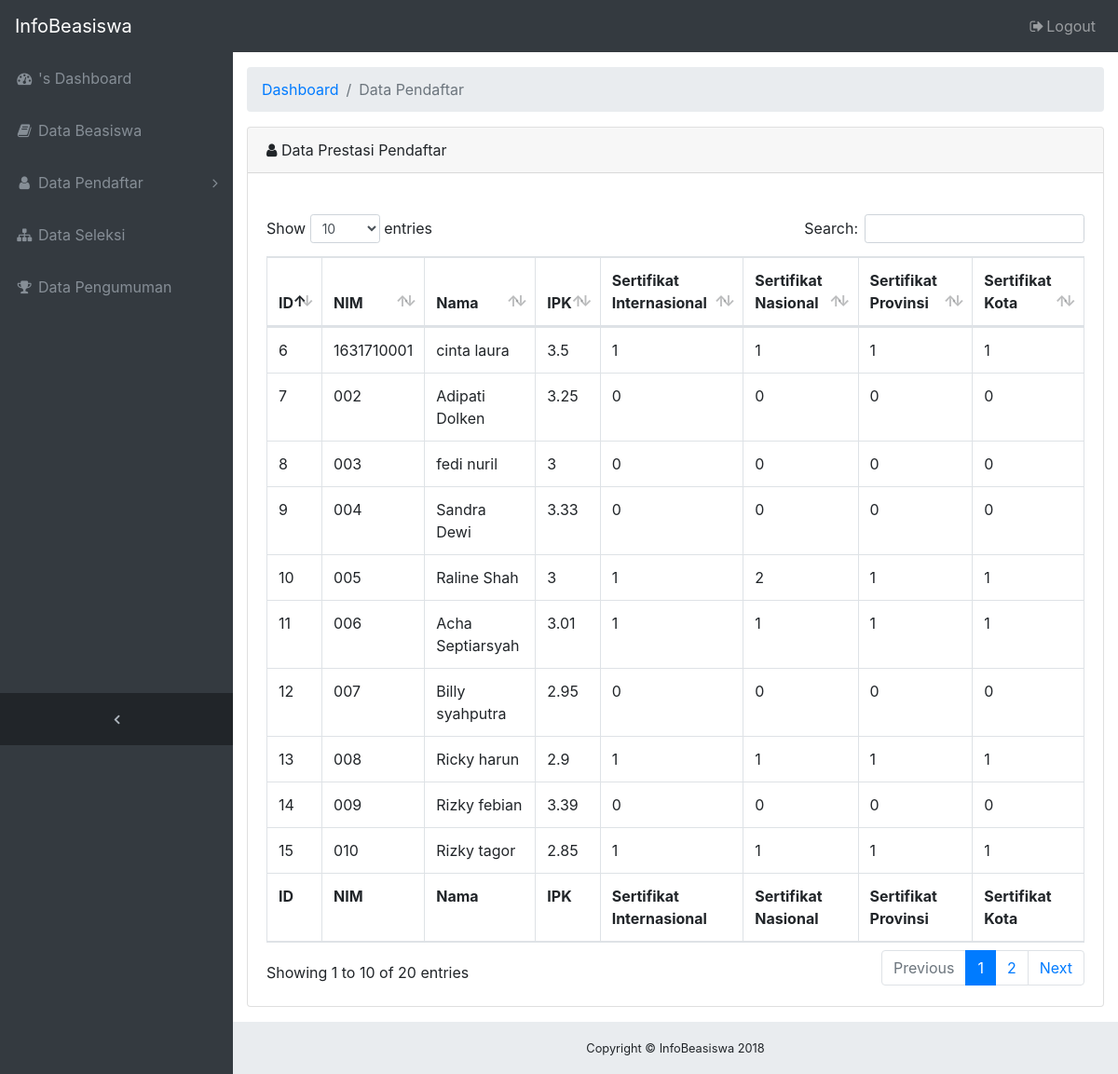
Screenshot of /index.php/pendaftar/prestasi with the database file from the repository.
### tables this page shows
CREATE TABLE `pendaftar` (
  `idDaftar` int(11) NOT NULL,
  `nim` varchar(15) NOT NULL,
  `nama` varchar(30) NOT NULL,
  `jurusan` varchar(30) NOT NULL,
  `jk` enum('Laki-laki','Perempuan','','') NOT NULL,
  `tempatLahir` varchar(20) NOT NULL,
  `tglLahir` varchar(20) NOT NULL,
  `alamatLengkap` varchar(100) NOT NULL,
  `telp` varchar(15) NOT NULL,
  `foto` varchar(40) NOT NULL,
  `ipk` float NOT NULL,
  `namaAyah` varchar(30) NOT NULL,
  `namaIbu` varchar(30) NOT NULL,
  `internasional` int(3) NOT NULL,
  `nasional` int(3) NOT NULL,
  `provinsi` int(3) NOT NULL,
  `kota` int(3) NOT NULL,
  `alasanBeasiswa` varchar(100) NOT NULL,
  `pwd` varchar(50) NOT NULL,
  `tglDaftar` timestamp NOT NULL DEFAULT CURRENT_TIMESTAMP,
  `level` int(11) NOT NULL
);

### application/controllers/Pendaftar.php (called while the page is built, shortened)
<?php
class Pendaftar extends CI_Controller {
	function __construct()
	{
		$this->load->helper('MY');
		$this->load->model('model_pendaftar');
		$this->load->model('model_beasiswa');
		$this->load->model('model_seleksi');
	}
	public function prestasi(){
		$data['datapendaftar']=$this->model_pendaftar->get_all_pendaftar();
		$data['deadline']=$this->model_beasiswa->get_infobeasiswa();
		$this->load->view('admin/sidebaradmin');
		$this->load->view('admin/page/viewprestasi', $data);
		$this->load->view('admin/footer');
	}
}
?>

### index.php (called while the page is built, shortened)
<?php
require_once BASEPATH.'core/CodeIgniter.php';

### application/models/Model_pendaftar.php (called while the page is built, shortened)
<?php
Class Model_pendaftar extends CI_Model{
    public function get_all_pendaftar($limit = FALSE, $offset = FALSE)
    {
        $this->db->order_by('idDaftar', 'DESC');
        $this->db->join('pendaftar', 'pendaftar.level = level.idLevel');
        $query = $this->db->get('level');
        return $query->result();
    }
}

### application/views/admin/page/viewprestasi.php (the view, shortened to what this page needs)
<div class="content-wrapper">
  <div class="container-fluid">
  <ol class="breadcrumb">
    <li class="breadcrumb-item">
      <a href="#">Dashboard</a>
    </li>
    <li class="breadcrumb-item active">Data Pendaftar</li>
  </ol>
  <div class="card mb-3">
    <div class="card-header"><i class="fa fa-user"></i> Data Prestasi Pendaftar</div>
    <div class="card-body">
      <div class="row">
      <div class="col-md-12"><br></div>
        <table id="table_id" class="table table-hover table-responsive table-responsive table-bordered" cellspacing="0" width="100%">
      <thead>
        <tr>
          <th>ID</th>
          <th>NIM</th>
          <th>Nama</th>
          <th>IPK</th>
          <th>Sertifikat Internasional</th>
          <th>Sertifikat Nasional</th>
          <th>Sertifikat Provinsi</th>
          <th>Sertifikat Kota</th>
        </tr>
      </thead>
      <tbody>
        <?php foreach($datapendaftar as $p){?>
             <tr>
                 <td><?php echo $p->idDaftar;?></td>
                 <td><?php echo $p->nim;?></td>
                 <td><?php echo $p->nama;?></td>
                 <td><?php echo $p->ipk;?></td>
                 <td><?php echo $p->internasional;?></td>
                 <td><?php echo $p->nasional;?></td>
                 <td><?php echo $p->provinsi;?></td>
                 <td><?php echo $p->kota;?></td>
              </tr>
             <?php }?>
      </tbody>
      <tfoot>
        <tr>
          <th>ID</th>
          <th>NIM</th>
          <th>Nama</th>
          <th>IPK</th>
          <th>Sertifikat Internasional</th>
          <th>Sertifikat Nasional</th>
          <th>Sertifikat Provinsi</th>
          <th>Sertifikat Kota</th>
        </tr>
      </tfoot>
    </table>
    </div>
    </div>
  </div>
</div>
</div>

### assets/admin/css/sb-admin.css (style rules this page uses)
html { position: relative; min-height: 100%; }
body { overflow-x: hidden; }
body.sticky-footer { margin-bottom: 56px; }
body.sticky-footer .content-wrapper { min-height: calc(100vh - 56px - 56px); }
body.fixed-nav { padding-top: 56px; }
.content-wrapper { min-height: calc(100vh - 56px); padding-top: 1rem; }
.content-wrapper { overflow-x: hidden; background: white; }
@media (min-width: 992px) { .content-wrapper { margin-left: 250px; } }

### rows the page displays
pendaftar: idDaftar "15", nim "010", nama "Rizky tagor", ipk "2.85", internasional "1", nasional "1", provinsi "1", kota "1"
pendaftar: idDaftar "14", nim "009", nama "Rizky febian", ipk "3.39", internasional "0", nasional "0", provinsi "0", kota "0"
pendaftar: idDaftar "13", nim "008", nama "Ricky harun", ipk "2.9", internasional "1", nasional "1", provinsi "1", kota "1"
pendaftar: idDaftar "12", nim "007", nama "Billy syahputra", ipk "2.95", internasional "0", nasional "0", provinsi "0", kota "0"
pendaftar: idDaftar "11", nim "006", nama "Acha Septiarsyah", ipk "3.01", internasional "1", nasional "1", provinsi "1", kota "1"
pendaftar: idDaftar "10", nim "005", nama "Raline Shah", ipk "3", internasional "1", nasional "2", provinsi "1", kota "1"
pendaftar: idDaftar "9", nim "004", nama "Sandra Dewi", ipk "3.33", internasional "0", nasional "0", provinsi "0", kota "0"
pendaftar: idDaftar "8", nim "003", nama "fedi nuril", ipk "3", internasional "0", nasional "0", provinsi "0", kota "0"
pendaftar: idDaftar "7", nim "002", nama "Adipati Dolken", ipk "3.25", internasional "0", nasional "0", provinsi "0", kota "0"
pendaftar: idDaftar "6", nim "1631710001", nama "cinta laura", ipk "3.5", internasional "1", nasional "1", provinsi "1", kota "1"
